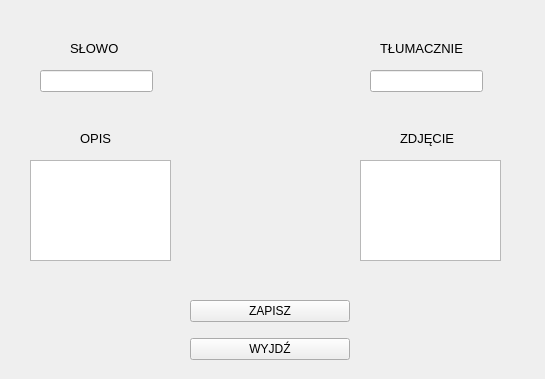
<?xml version="1.0" encoding="UTF-8"?>
<ui version="4.0">
 <class>AddDatabaseWindow</class>
 <widget class="QWidget" name="AddDatabaseWindow">
  <property name="geometry">
   <rect>
    <x>0</x>
    <y>0</y>
    <width>545</width>
    <height>379</height>
   </rect>
  </property>
  <property name="windowTitle">
   <string>Dodaj Bazę</string>
  </property>
  <widget class="QWidget" name="verticalLayoutWidget">
   <property name="geometry">
    <rect>
     <x>190</x>
     <y>290</y>
     <width>160</width>
     <height>80</height>
    </rect>
   </property>
   <layout class="QVBoxLayout" name="verticalLayout">
    <item>
     <widget class="QPushButton" name="pushButton_2">
      <property name="text">
       <string>ZAPISZ</string>
      </property>
     </widget>
    </item>
    <item>
     <widget class="QPushButton" name="pushButton">
      <property name="text">
       <string>WYJDŹ</string>
      </property>
     </widget>
    </item>
   </layout>
  </widget>
  <widget class="QLabel" name="label">
   <property name="geometry">
    <rect>
     <x>380</x>
     <y>40</y>
     <width>111</width>
     <height>16</height>
    </rect>
   </property>
   <property name="font">
    <font>
     <pointsize>10</pointsize>
    </font>
   </property>
   <property name="text">
    <string>TŁUMACZNIE</string>
   </property>
  </widget>
  <widget class="QLabel" name="label_2">
   <property name="geometry">
    <rect>
     <x>70</x>
     <y>40</y>
     <width>71</width>
     <height>16</height>
    </rect>
   </property>
   <property name="font">
    <font>
     <pointsize>10</pointsize>
    </font>
   </property>
   <property name="text">
    <string>SŁOWO</string>
   </property>
  </widget>
  <widget class="QLineEdit" name="lineEdit">
   <property name="geometry">
    <rect>
     <x>40</x>
     <y>70</y>
     <width>113</width>
     <height>22</height>
    </rect>
   </property>
  </widget>
  <widget class="QLineEdit" name="lineEdit_2">
   <property name="geometry">
    <rect>
     <x>370</x>
     <y>70</y>
     <width>113</width>
     <height>22</height>
    </rect>
   </property>
  </widget>
  <widget class="QPlainTextEdit" name="plainTextEdit">
   <property name="geometry">
    <rect>
     <x>30</x>
     <y>160</y>
     <width>141</width>
     <height>101</height>
    </rect>
   </property>
  </widget>
  <widget class="QPlainTextEdit" name="plainTextEdit_2">
   <property name="geometry">
    <rect>
     <x>360</x>
     <y>160</y>
     <width>141</width>
     <height>101</height>
    </rect>
   </property>
  </widget>
  <widget class="QLabel" name="label_3">
   <property name="geometry">
    <rect>
     <x>400</x>
     <y>130</y>
     <width>111</width>
     <height>16</height>
    </rect>
   </property>
   <property name="font">
    <font>
     <pointsize>10</pointsize>
    </font>
   </property>
   <property name="text">
    <string>ZDJĘCIE</string>
   </property>
  </widget>
  <widget class="QLabel" name="label_4">
   <property name="geometry">
    <rect>
     <x>80</x>
     <y>130</y>
     <width>71</width>
     <height>16</height>
    </rect>
   </property>
   <property name="font">
    <font>
     <pointsize>10</pointsize>
    </font>
   </property>
   <property name="text">
    <string>OPIS</string>
   </property>
  </widget>
 </widget>
 <resources/>
 <connections/>
</ui>
